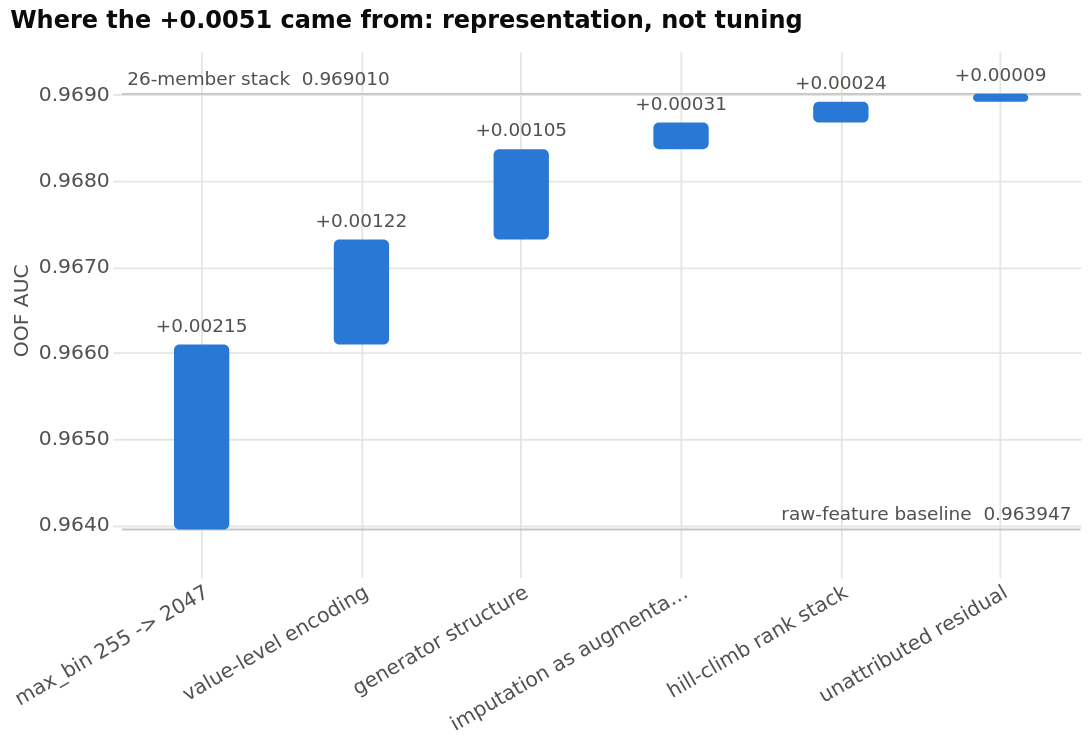

The specification (Vega-Lite) saved for this image:
### Vega-Lite specification from a JSON file in a GitHub repository (floating-point values rounded to 4 significant figures)
{"config": {"view": {"continuousWidth": 300, "continuousHeight": 300, "stroke": null}, "axis": {"domain": false, "grid": true, "gridColor": "#e6e5e1", "gridWidth": 1, "labelColor": "#52514e", "labelFont": "Ubuntu Sans, DejaVu Sans, Helvetica, Arial, sans-serif", "labelFontSize": 11, "tickColor": "#e6e5e1", "titleColor": "#52514e", "titleFont": "Ubuntu Sans, DejaVu Sans, Helvetica, Arial, sans-serif", "titleFontSize": 11, "titleFontWeight": "normal"}, "legend": {"labelColor": "#52514e", "labelFont": "Ubuntu Sans, DejaVu Sans, Helvetica, Arial, sans-serif", "labelFontSize": 11, "symbolStrokeWidth": 0, "symbolType": "square", "titleColor": "#52514e", "titleFont": "Ubuntu Sans, DejaVu Sans, Helvetica, Arial, sans-serif", "titleFontSize": 11}, "text": {"font": "Ubuntu Sans, DejaVu Sans, Helvetica, Arial, sans-serif"}, "title": {"anchor": "start", "color": "#0b0b0b", "dy": -6, "font": "Ubuntu Sans, DejaVu Sans, Helvetica, Arial, sans-serif", "fontSize": 13, "fontWeight": 600}}, "layer": [{"data": {"name": "data-2221a737b704aac2449674f8e76fd622"}, "mark": {"type": "rule", "color": "#c8c7c2", "strokeWidth": 1}, "encoding": {"y": {"field": "level", "scale": {"domain": [0.9635, 0.9695], "nice": false}, "type": "quantitative"}}}, {"layer": [{"data": {"name": "data-c27f92a0d57eef579862ec054afb9fba"}, "mark": {"type": "text", "align": "right", "baseline": "bottom", "color": "#52514e", "dy": -3, "fontSize": 10}, "encoding": {"text": {"field": "label", "type": "nominal"}, "x": {"value": 515}, "y": {"field": "level", "scale": {"domain": [0.9635, 0.9695], "nice": false}, "type": "quantitative"}}}, {"data": {"name": "data-4932c5344b3e052c596cbf0ce897318c"}, "mark": {"type": "text", "align": "left", "baseline": "bottom", "color": "#52514e", "dy": -3, "fontSize": 10}, "encoding": {"text": {"field": "label", "type": "nominal"}, "x": {"value": 3}, "y": {"field": "level", "scale": {"domain": [0.9635, 0.9695], "nice": false}, "type": "quantitative"}}}]}, {"data": {"name": "data-bb5678e8c4a5d2c0ce78d819ad61cc69"}, "mark": {"type": "bar", "color": "#2a78d6", "cornerRadius": 3, "size": 30}, "encoding": {"tooltip": [{"field": "step", "type": "nominal"}, {"field": "delta", "format": "+.5f", "type": "quantitative"}, {"field": "end", "format": ".6f", "type": "quantitative"}], "x": {"axis": {"labelAngle": -30, "labelLimit": 150}, "field": "step", "sort": ["max_bin 255 -> 2047", "value-level encoding", "generator structure", "imputation as augmentation", "hill-climb rank stack", "unattributed residual"], "title": null, "type": "nominal"}, "y": {"axis": {"format": ".4f"}, "field": "start", "scale": {"domain": [0.9635, 0.9695], "nice": false}, "title": "OOF AUC", "type": "quantitative"}, "y2": {"field": "end"}}}, {"data": {"name": "data-bb5678e8c4a5d2c0ce78d819ad61cc69"}, "mark": {"type": "text", "align": "center", "baseline": "bottom", "color": "#52514e", "dy": -5, "fontSize": 10}, "encoding": {"text": {"field": "delta", "format": "+.5f", "type": "quantitative"}, "x": {"axis": {"labelAngle": -30, "labelLimit": 150}, "field": "step", "sort": ["max_bin 255 -> 2047", "value-level encoding", "generator structure", "imputation as augmentation", "hill-climb rank stack", "unattributed residual"], "title": null, "type": "nominal"}, "y": {"field": "end", "scale": {"domain": [0.9635, 0.9695], "nice": false}, "type": "quantitative"}}}], "height": 280, "title": "Where the +0.0051 came from: representation, not tuning", "width": 520, "$schema": "https://vega.github.io/schema/vega-lite/v6.4.1.json", "datasets": {"data-2221a737b704aac2449674f8e76fd622": [{"level": 0.9639, "label": "raw-feature baseline  0.963947"}, {"level": 0.969, "label": "26-member stack  0.969010"}], "data-c27f92a0d57eef579862ec054afb9fba": [{"level": 0.9639, "label": "raw-feature baseline  0.963947"}], "data-4932c5344b3e052c596cbf0ce897318c": [{"level": 0.969, "label": "26-member stack  0.969010"}], "data-bb5678e8c4a5d2c0ce78d819ad61cc69": [{"step": "max_bin 255 -> 2047", "start": 0.9639, "end": 0.9661, "delta": 0.00215}, {"step": "value-level encoding", "start": 0.9661, "end": 0.9673, "delta": 0.00122}, {"step": "generator structure", "start": 0.9673, "end": 0.9684, "delta": 0.00105}, {"step": "imputation as augmentation", "start": 0.9684, "end": 0.9687, "delta": 0.00031}, {"step": "hill-climb rank stack", "start": 0.9687, "end": 0.9689, "delta": 0.00024}, {"step": "unattributed residual", "start": 0.9689, "end": 0.969, "delta": 9.3e-05}]}}
